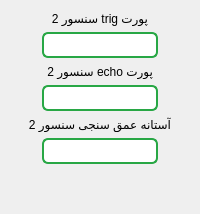
            <widget class="QWidget" name="pageSettingSensor2Ports">
             <layout class="QVBoxLayout" name="verticalLayout_51">
              <property name="bottomMargin">
               <number>50</number>
              </property>
              <item alignment="Qt::AlignHCenter|Qt::AlignTop">
               <widget class="QLabel" name="lbl_sensor2_trig_port">
                <property name="styleSheet">
                 <string notr="true">font: 22pt &quot;IRANSans&quot;;
font: 22pt &quot;IRANSansFaNum&quot;;
color: #000000;</string>
                </property>
                <property name="text">
                 <string>پورت trig سنسور 2</string>
                </property>
               </widget>
              </item>
              <item alignment="Qt::AlignHCenter">
               <widget class="QLineEdit" name="tb_sensor2_trig_port">
                <property name="styleSheet">
                 <string notr="true">background-color: #ffffff; 
padding: 3px; 
border: 2px solid #28a745;
border-radius: 6px;
font: 26pt &quot;IRANSansFaNum&quot;;
color:#000000;</string>
                </property>
                <property name="inputMethodHints">
                 <set>Qt::ImhDigitsOnly</set>
                </property>
               </widget>
              </item>
              <item alignment="Qt::AlignHCenter">
               <widget class="QLabel" name="lbl_sensor2_echo_port">
                <property name="styleSheet">
                 <string notr="true">font: 22pt &quot;IRANSans&quot;;
font: 22pt &quot;IRANSansFaNum&quot;;
color: #000000;</string>
                </property>
                <property name="text">
                 <string>پورت echo سنسور 2</string>
                </property>
               </widget>
              </item>
              <item alignment="Qt::AlignHCenter">
               <widget class="QLineEdit" name="tb_sensor2_echo_port">
                <property name="styleSheet">
                 <string notr="true">background-color: #ffffff; 
padding: 3px; 
border: 2px solid #28a745;
border-radius: 6px;
font: 26pt &quot;IRANSansFaNum&quot;;
color:#000000;</string>
                </property>
                <property name="inputMethodHints">
                 <set>Qt::ImhDigitsOnly</set>
                </property>
               </widget>
              </item>
              <item alignment="Qt::AlignHCenter">
               <widget class="QLabel" name="lbl_sensor2_depth_threshold">
                <property name="styleSheet">
                 <string notr="true">font: 22pt &quot;IRANSans&quot;;
font: 22pt &quot;IRANSansFaNum&quot;;
color: #000000;</string>
                </property>
                <property name="text">
                 <string>آستانه عمق سنجی سنسور 2</string>
                </property>
               </widget>
              </item>
              <item alignment="Qt::AlignHCenter">
               <widget class="QLineEdit" name="tb_sensor2_depth_threshold">
                <property name="styleSheet">
                 <string notr="true">background-color: #ffffff; 
padding: 3px; 
border: 2px solid #28a745;
border-radius: 6px;
font: 26pt &quot;IRANSansFaNum&quot;;
color:#000000;</string>
                </property>
                <property name="inputMethodHints">
                 <set>Qt::ImhDigitsOnly</set>
                </property>
               </widget>
              </item>
             </layout>
            </widget>
